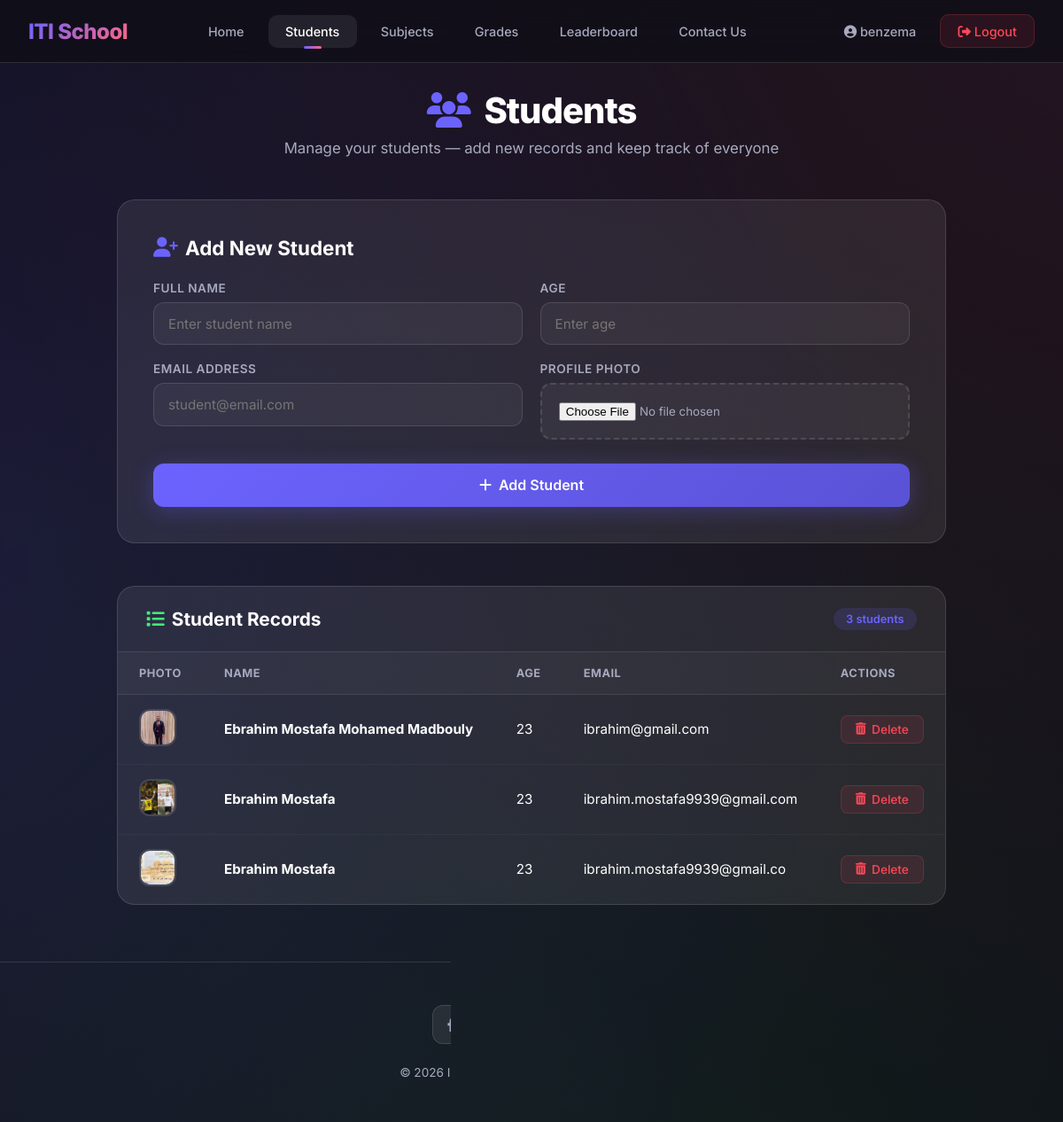
/students/ (signed in), run on an earlier commit of the app's database.
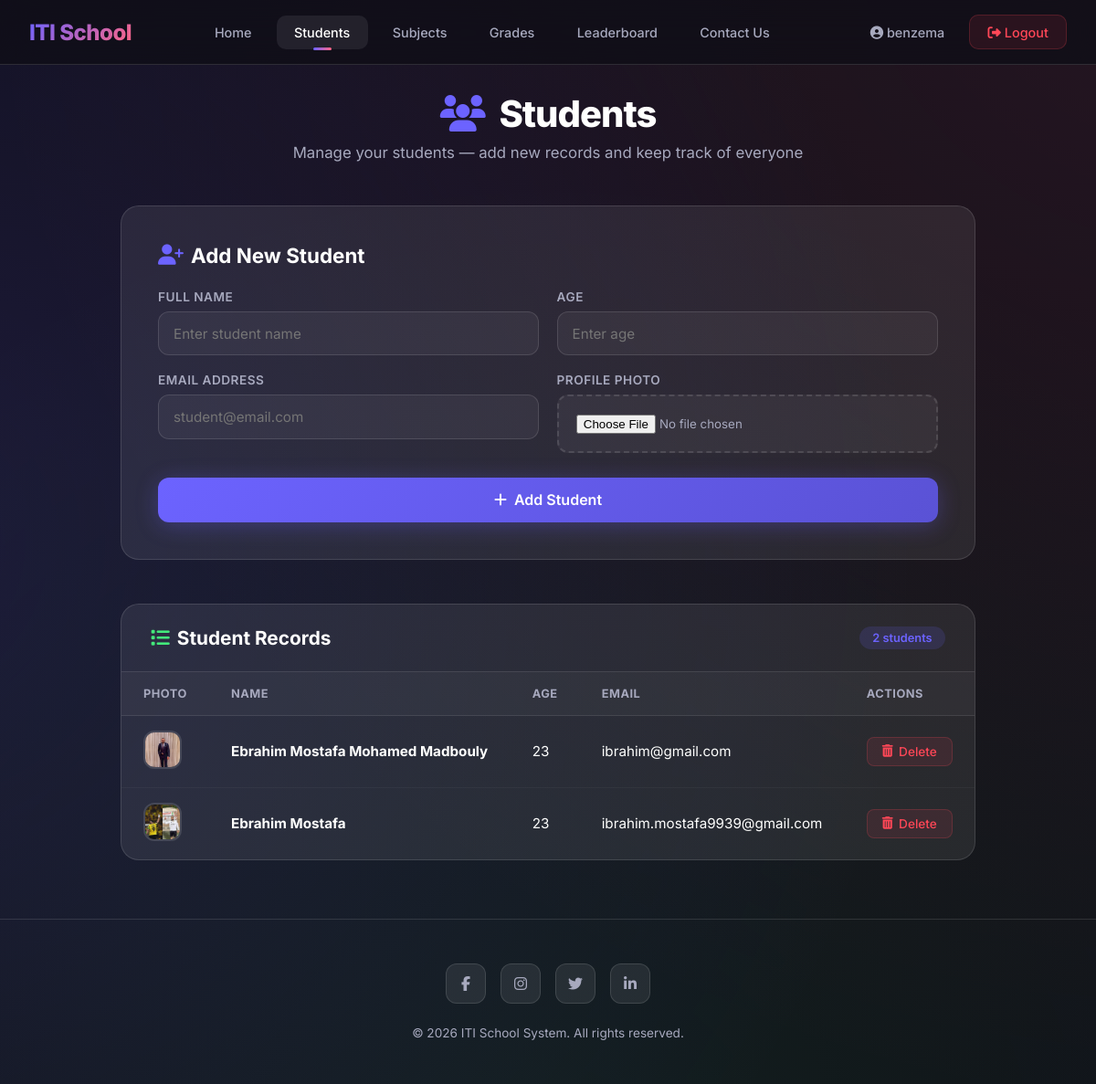
And on a later commit of the database.
### school/models.py (models this page shows, shortened)
class Student(models.Model):
    name = models.CharField(max_length=100)
    age = models.IntegerField()
    email = models.EmailField(unique=True)
    image = models.ImageField(upload_to="students/")
    date_added = models.DateTimeField(auto_now_add=True)

### school/views.py (the view, shortened to what this page needs)
# urls.py: path("students/", students, name="students"),
@login_required
def students(request):
    student_list = Student.objects.all()
    return render(request, "students.html", {"students": student_list})

### school/templates/students.html (shortened to what this page needs)
{% extends 'base.html' %}
{% load static %}
{% block extra_css %}
<link rel="stylesheet" href="{% static 'css/students.css' %}">
{% endblock %}
{% block content %}
<div class="main">
    <div class="page-header">
        <h1><i class="fa-solid fa-users"></i> Students</h1>
        <p>Manage your students — add new records and keep track of everyone</p>
    </div>
    <div class="form-card">
        <h2><i class="fa-solid fa-user-plus"></i> Add New Student</h2>
        <form action="#" method="post" enctype="multipart/form-data">
            <div class="form-grid">
                <div class="form-group">
                    <label for="name">Full Name</label>
                    <input type="text" id="name" name="name" placeholder="Enter student name" required>
                </div>
                <div class="form-group">
                    <label for="age">Age</label>
                    <input type="number" id="age" name="age" placeholder="Enter age" required>
                </div>
                <div class="form-group">
                    <label for="email">Email Address</label>
                    <input type="email" id="email" name="email" placeholder="student@email.com" required>
                </div>
                <div class="form-group">
                    <label for="image">Profile Photo</label>
                    <input type="file" id="image" name="image" accept="image/*">
                </div>
                <button type="submit" class="btn-submit">
                    <i class="fa-solid fa-plus"></i> Add Student
                </button>
            </div>
        </form>
    </div>
    <div class="table-card">
        <div class="table-header">
            <h2><i class="fa-solid fa-list"></i> Student Records</h2>
            <span class="student-count">{{ students|length }} student{{ students|length|pluralize }}</span>
        </div>
        {% if students %}
        <table>
            <thead>
                <tr>
                    <th>Photo</th>
                    <th>Name</th>
                    <th>Age</th>
                    <th>Email</th>
                    <th>Actions</th>
                </tr>
            </thead>
            <tbody>
                {% for student in students %}
                <tr>
                    <td>
                        {% if student.image %}
                        <img src="{{ student.image.url }}" alt="{{ student.name }}" class="student-avatar">
                        {% else %}
                        <div class="no-image"><i class="fa-solid fa-user"></i></div>
                        {% endif %}
                    </td>
                    <td><strong>{{ student.name }}</strong></td>
                    <td>{{ student.age }}</td>
                    <td>{{ student.email }}</td>
                    <td>
                        <a href="{% url 'student_delete' student.id %}" class="btn-delete">
                            <i class="fa-solid fa-trash-can"></i> Delete
                        </a>
                    </td>
                </tr>
                {% endfor %}
            </tbody>
        </table>
        {% else %}
        <div class="empty-state">
            <i class="fa-solid fa-user-slash"></i>
            <p>No students yet. Add your first student above!</p>
        </div>
        {% endif %}
    </div>
</div>
{% endblock %}

### templates/base.html (shortened to what this page needs)
<!DOCTYPE html>
<html lang="en">
<head>
    <link rel="stylesheet" href="https://cdnjs.cloudflare.com/ajax/libs/font-awesome/6.5.1/css/all.min.css">
    {% load static %}
    <link rel="stylesheet" href="{% static 'css/base.css' %}">
</head>
<body>
    <nav class="navbar">
        <div class="nav-content">
            <a href="{% url 'home' %}" class="nav-logo">ITI School</a>
            <ul class="nav-links" id="navLinks">
                <li><a href="{% url 'home' %}"
                        class="{% if request.resolver_match.url_name == 'home' %}active{% endif %}">Home</a></li>
                <li><a href="{% url 'students' %}"
                        class="{% if request.resolver_match.url_name == 'students' %}active{% endif %}">Students</a>
                </li>
                <li><a href="{% url 'subjects' %}"
                        class="{% if request.resolver_match.url_name == 'subjects' %}active{% endif %}">Subjects</a>
                </li>
                <li><a href="{% url 'grades' %}"
                        class="{% if request.resolver_match.url_name == 'grades' %}active{% endif %}">Grades</a></li>
                <li><a href="{% url 'leaderboard' %}"
                        class="{% if request.resolver_match.url_name == 'leaderboard' %}active{% endif %}">Leaderboard</a>
                </li>
                <li><a href="{% url 'contact' %}"
                        class="{% if request.resolver_match.url_name == 'contact' %}active{% endif %}">Contact Us</a>
                </li>
            </ul>
            <div class="nav-auth">
                {% if user.is_authenticated %}
                <a href="{% url 'profile' %}">
                    <i class="fa-solid fa-user-circle"></i> {{ user.username }}
                </a>
                <a href="{% url 'logout' %}" class="logout-btn">
                    <i class="fa-solid fa-sign-out-alt"></i> Logout
                </a>
                {% endif %}
            </div>
        </div>
    </nav>
    <div class="main-wrapper">
        {% block content %}
        {% endblock %}
    </div>
    <footer class="footer">
        <div class="footer-socials">
            <a href="#"><i class="fa-brands fa-facebook-f"></i></a>
            <a href="#"><i class="fa-brands fa-instagram"></i></a>
            <a href="#"><i class="fa-brands fa-twitter"></i></a>
            <a href="#"><i class="fa-brands fa-linkedin-in"></i></a>
        </div>
        <p>&copy; 2026 ITI School System. All rights reserved.</p>
    </footer>
    {% block extra_css %}{% endblock %}
</body>
</html>

### static/css/base.css (style rules this page uses)
:root { --primary: #6C63FF; --primary-dark: #5A52D5; --secondary: #FF6584; --accent: #43E97B; --bg-dark: #0F0E17; --bg-card: rgba(255, 255, 255, 0.05); --text: #FFFFFE; --text-muted: #A7A9BE; --glass: rgba(255, 255, 255, 0.08); --glass-border: rgba(255, 255, 255, 0.12); --danger: #FF4757; --success: #2ED573; }
* { margin: 0; padding: 0; box-sizing: border-box; }
body { font-family: 'Inter', sans-serif; background: var(--bg-dark); color: var(--text); min-height: 100vh; overflow-x: hidden; display: flex; flex-direction: column; }
body::before { content: ''; position: fixed; top: -50%; left: -50%; width: 200%; height: 200%; background: radial-gradient(circle at 20% 50%, rgba(108, 99, 255, 0.15) 0%, transparent 50%), radial-gradient(circle at 80% 20%, rgba(255, 101, 132, 0.1) 0%, transparent 50%), radial-gradient(circle at 50% 80%, rgba(67, 233, 123, 0.08) 0%, transparent 50%); animation: bgFloat 20s ease-in-out infinite; z-index: -1; }
.navbar { position: fixed; top: 0; width: 100%; z-index: 1000; background: rgba(15, 14, 23, 0.8); backdrop-filter: blur(20px); -webkit-backdrop-filter: blur(20px); border-bottom: 1px solid var(--glass-border); padding: 0 2rem; }
.nav-content { max-width: 1200px; margin: 0 auto; display: flex; justify-content: space-between; align-items: center; height: 70px; }
.nav-logo { font-size: 1.5rem; font-weight: 800; background: linear-gradient(135deg, var(--primary), var(--secondary)); -webkit-background-clip: text; -webkit-text-fill-color: transparent; text-decoration: none; letter-spacing: -0.5px; }
.nav-links { display: flex; gap: 0.5rem; list-style: none; }
.nav-links a { color: var(--text-muted); text-decoration: none; padding: 0.6rem 1.2rem; border-radius: 10px; font-weight: 500; font-size: 0.9rem; transition: all 0.3s ease; position: relative; }
.nav-links a:hover, .nav-links a.active { color: var(--text); background: var(--glass); }
.nav-links a.active::after { content: ''; position: absolute; bottom: -1px; left: 50%; transform: translateX(-50%); width: 20px; height: 3px; background: linear-gradient(90deg, var(--primary), var(--secondary)); border-radius: 3px; }
.nav-auth { display: flex; gap: 0.5rem; align-items: center; }
.nav-auth a { color: var(--text-muted); text-decoration: none; padding: 0.6rem 1.2rem; border-radius: 10px; font-weight: 500; font-size: 0.9rem; transition: all 0.3s ease; }
.logout-btn { background: rgba(255, 71, 87, 0.1) !important; color: var(--danger) !important; border: 1px solid rgba(255, 71, 87, 0.2); }
.main-wrapper { flex: 1; }
.footer { border-top: 1px solid var(--glass-border); padding: 3rem 2rem; text-align: center; margin-top: auto; }
.footer-socials { display: flex; justify-content: center; gap: 1rem; margin-bottom: 1.5rem; }
.footer-socials a { width: 44px; height: 44px; border-radius: 12px; background: var(--glass); border: 1px solid var(--glass-border); display: flex; align-items: center; justify-content: center; color: var(--text-muted); text-decoration: none; transition: all 0.3s ease; }
.footer p { color: var(--text-muted); font-size: 0.85rem; }

What changed in the data, as far as the page shows it:
removed Student: image (picture), name "Ebrahim Mostafa", age "23", email "ibrahim.mostafa9939@gmail.co"
Also different on the page:
{{ students|length }}: "3" → "2"
